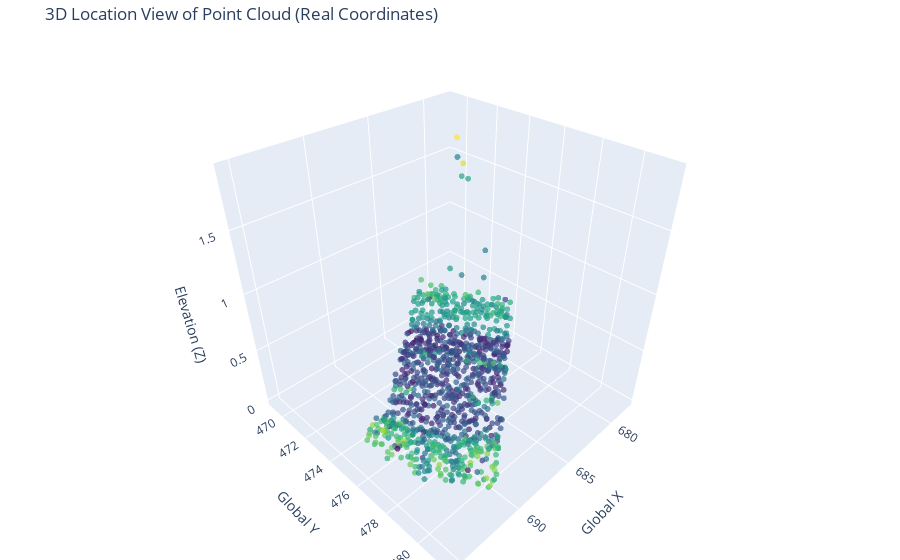

The code cell stored with this chart in its notebook:
### Markdown cell above
### Visualize Location in 3D

### Code cell
import plotly.graph_objects as go

# Select a sample from the test set
sample_points, true_label = test_dataset[0]
sample_points = sample_points.cpu().numpy()

# Extract global coordinates and height
x_global = sample_points[:, 6]  # global X
y_global = sample_points[:, 7]  # global Y
z_height = sample_points[:, 2]  # local Z
intensity = sample_points[:, 9]  # intensity (for color)

# Plot in 3D space
fig = go.Figure(data=[go.Scatter3d(
    x=x_global,
    y=y_global,
    z=z_height,
    mode='markers',
    marker=dict(
        size=2,
        color=intensity,
        colorscale='Viridis',
        opacity=0.7
    )
)])

fig.update_layout(
    title="3D Location View of Point Cloud (Real Coordinates)",
    scene=dict(
        xaxis_title="Global X",
        yaxis_title="Global Y",
        zaxis_title="Elevation (Z)"
    ),
    margin=dict(l=0, r=0, b=0, t=40)
)

fig.show()

### Figure 1 — Plotly figure (JSON) as saved in the notebook; plotly's stock layout.template omitted (floating-point values rounded to 4 significant figures; data arrays with more than 128 entries replaced by an {"elided": "..."} marker saying what was removed)
{"data": [{"marker": {"color": {"elided": "1024 float values"}, "colorscale": [[0, "#440154"], [0.1111, "#482878"], [0.2222, "#3e4989"], [0.3333, "#31688e"], [0.4444, "#26828e"], [0.5556, "#1f9e89"], [0.6667, "#35b779"], [0.7778, "#6ece58"], [0.8889, "#b5de2b"], [1, "#fde725"]], "opacity": 0.7, "size": 2}, "mode": "markers", "type": "scatter3d", "x": {"elided": "1024 float values"}, "y": {"elided": "1024 float values"}, "z": {"elided": "1024 float values"}}], "layout": {"margin": {"b": 0, "l": 0, "r": 0, "t": 40}, "scene": {"xaxis": {"title": {"text": "Global X"}}, "yaxis": {"title": {"text": "Global Y"}}, "zaxis": {"title": {"text": "Elevation (Z)"}}}, "title": {"text": "3D Location View of Point Cloud (Real Coordinates)"}}}
